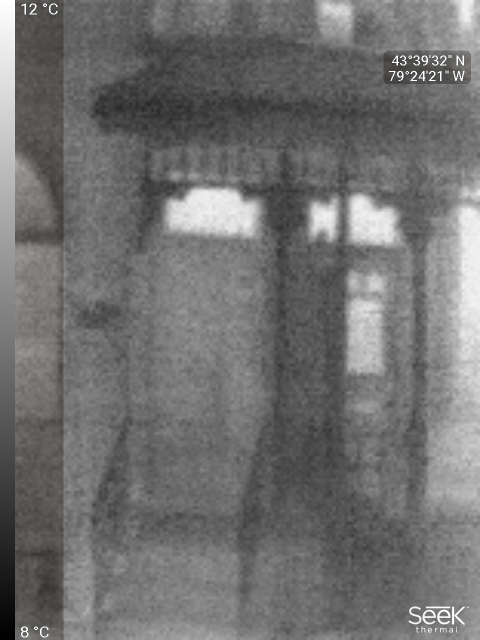
#> input picture dataset/images/raw_images/img_thermal_1519937438602.jpg, 960 x 1280 px (shown at 1/2 size); its folder holds only this picture in this run
$ python process.py
#> lines starting #> are read from the running program, lines starting #| are printed output that depends on the picture
### dataset_processing/crop.py
def crop_scale(image):
    return image[:, 127:]
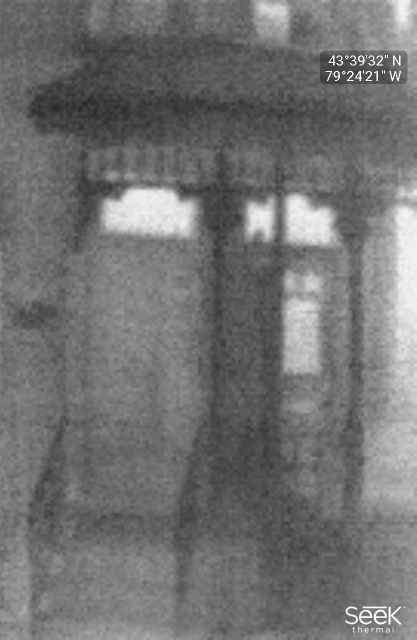
#> returned value: shape (1280, 833) (shown at 1/2 size); min 33, max 255, mean 113.8


def crop_seek_logo(image):
    return image[:-74, :]
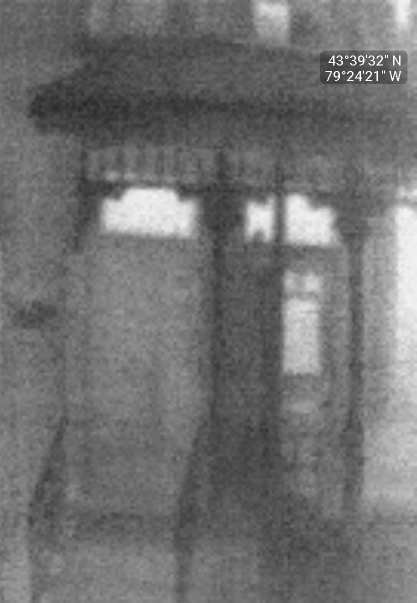
#> returned value: shape (1206, 833) (shown at 1/2 size); min 33, max 255, mean 113


def crop_location(image):
    return image[168:, :]
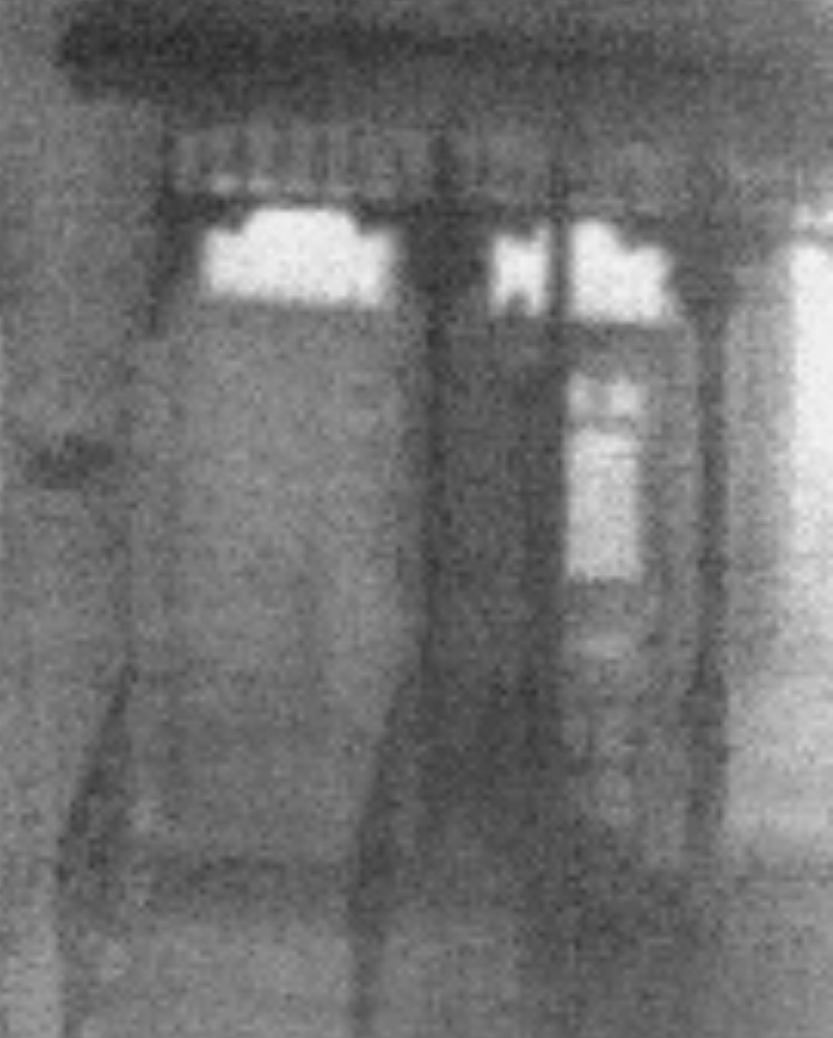
#> returned value: shape (1038, 833); min 33, max 244, mean 113.8

### dataset_processing/resize.py
import cv2


def is_landscape(image):
    dimensions = image.shape
#> dimensions = (1038, 833)
    return dimensions[0] > dimensions[1]


def resize(image):
    if is_landscape(image):
        return cv2.resize(image, (156, 208))
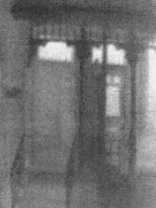
#> returned value: shape (208, 156); min 41, max 242, mean 113.7
    else:
        return cv2.resize(image, (208, 156))

### dataset_processing/parameters.py
import numpy as np

class Parameters:
    def __init__(self):
        self.SCALE_LEFT = 34
        self.SCALE_RIGHT = 127
        self.HIGH_BOT = 32
        self.LOW_TOP = 1249
        self.numbers = '-0123456789'

        self.WIDTH = 960
        self.HEIGHT = 1280

### dataset_processing/process.py
import argparse
import cv2
import numpy as np
import os
import pytesseract
import parameters
import helpers
from PIL import Image
from matplotlib import pyplot as plt

# Import modules in the local directory
from crop import crop_scale, crop_seek_logo, crop_location
from resize import resize, is_landscape

def string_to_int(string):
    for idx in range(len(string)):
        if string[idx] not in "-0123456789":
            return int(string[:idx])
    return int(string)

def main(args):
    pa = parameters.Parameters()
    # Double check that the directory exists
    directory = args["input_path"]
    if not os.path.isdir(directory):
        print("Please specify a valid path to your data set")
        return

    # Iterate through all files in the specified directory
    files_to_process = [f for f in os.listdir(directory)]
    for file_name in files_to_process:
        full_path = os.path.join(directory, file_name)
        image = cv2.imread(full_path, 0)
        print("Processing", file_name)
        #image = helpers.bilateral_filter(image,9,150,150)
        image_dict = {}
        if args["convert_to_temp"]:
            image_dict["low"],image_dict["high"] = helpers.read_scale(image,pa)
        if args["filter_scale"]:
            # TODO(charlie): implement
            pass
        else:
            image = crop_scale(image)

        if args["filter_seek_logo"]:
            # TODO(charlie): implement
            pass
        else:
            image = crop_seek_logo(image)

        if args["filter_location"]:
            # TODO(charlie): implement
            pass
        else:
            image = crop_location(image)

        image = resize(image)
        if args["convert_to_temp"]:
            abs_image = helpers.grayscale_to_temp(image,image_dict["low"],image_dict["high"])
            np.save(os.path.join(args["output_path"], file_name.split(".")[0]), abs_image)
        else:
            cv2.imwrite(os.path.join(args["output_path"], file_name), image)


parser = argparse.ArgumentParser()
parser.add_argument("--input_path", type=str,
                    default="../dataset/images/raw_images")
parser.add_argument("--output_path", type=str,
                    default="../dataset/images/processed_images")
parser.add_argument("--filter_scale",
                    help="Default is crop. Otherwise use advanced techniques \
                    to process the left side which has scaling information",
                    action="store_true")
parser.add_argument("--filter_seek_logo",
                    help="Default is crop. Otherwise use advanced techniques \
                    to process the seek logo on the bottom right side",
                    action="store_true")
parser.add_argument("--filter_location",
                    help="Default is crop. Otherwise use advanced techniques \
                    to process the top right side which has GPS data",
                    action="store_true")
parser.add_argument("--convert_to_temp",
                    help="Store a numpy array of floats with the values as \
                    degrees celcius",
                    action="store_true")

args = vars(parser.parse_args())
main(args)

$ run again, on dataset/images/raw_images/img_thermal_1520017121503.jpg
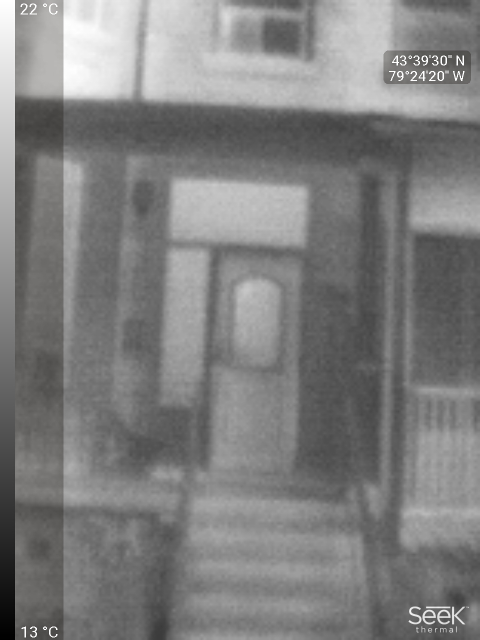
#> input picture dataset/images/raw_images/img_thermal_1520017121503.jpg, 960 x 1280 px (shown at 1/2 size)
#> in crop_location, `return image[168:, :]`:
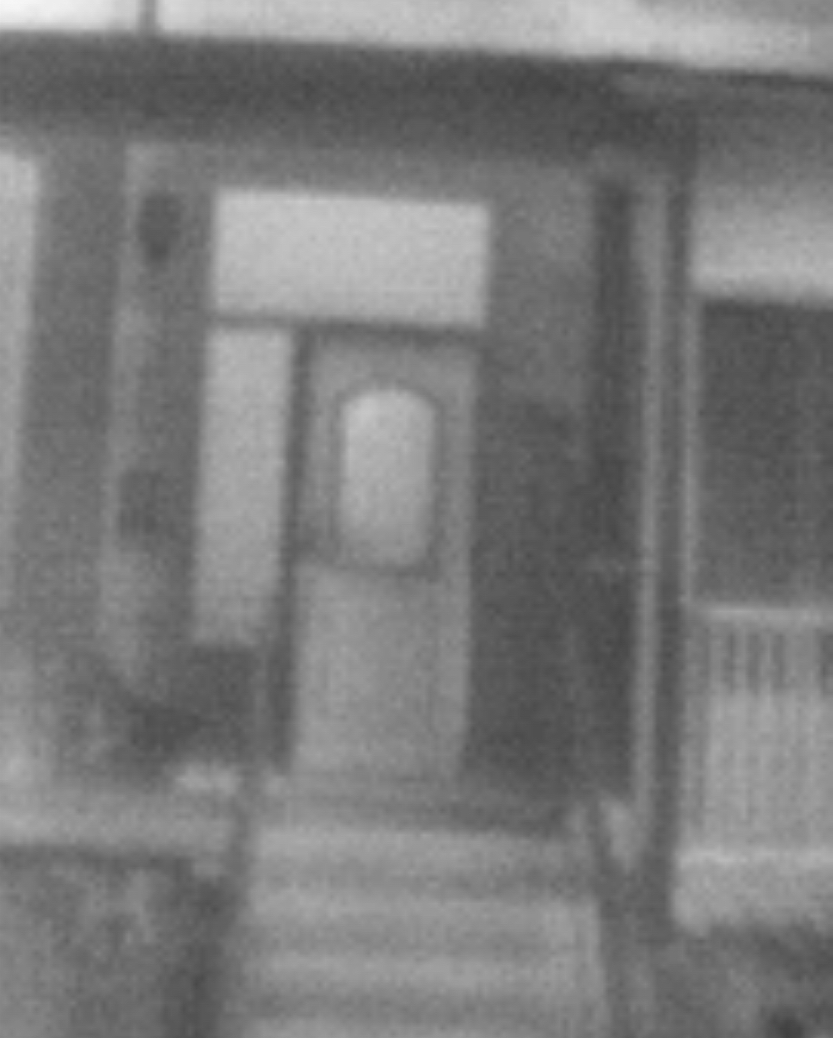
#> returned value: shape (1038, 833); min 62, max 248, mean 122.4
#> in resize, `return cv2.resize(image, (156, 208))`:
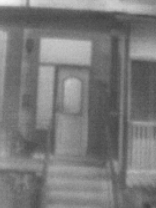
#> returned value: shape (208, 156); min 63, max 247, mean 122.3

$ run again, on dataset/images/raw_images/img_thermal_1520032285607.jpg
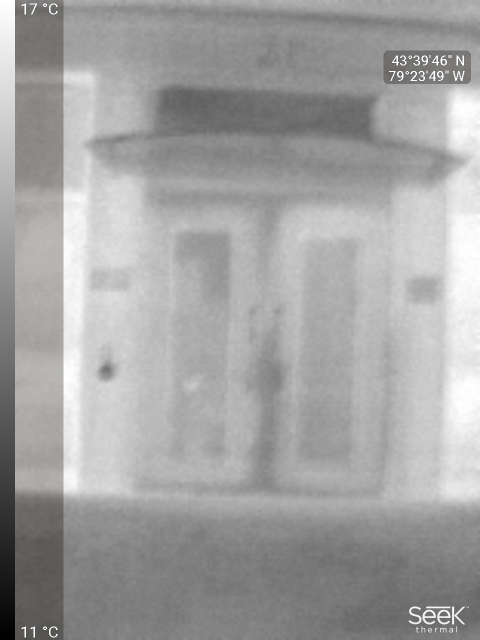
#> input picture dataset/images/raw_images/img_thermal_1520032285607.jpg, 960 x 1280 px (shown at 1/2 size)
#> in crop_location, `return image[168:, :]`:
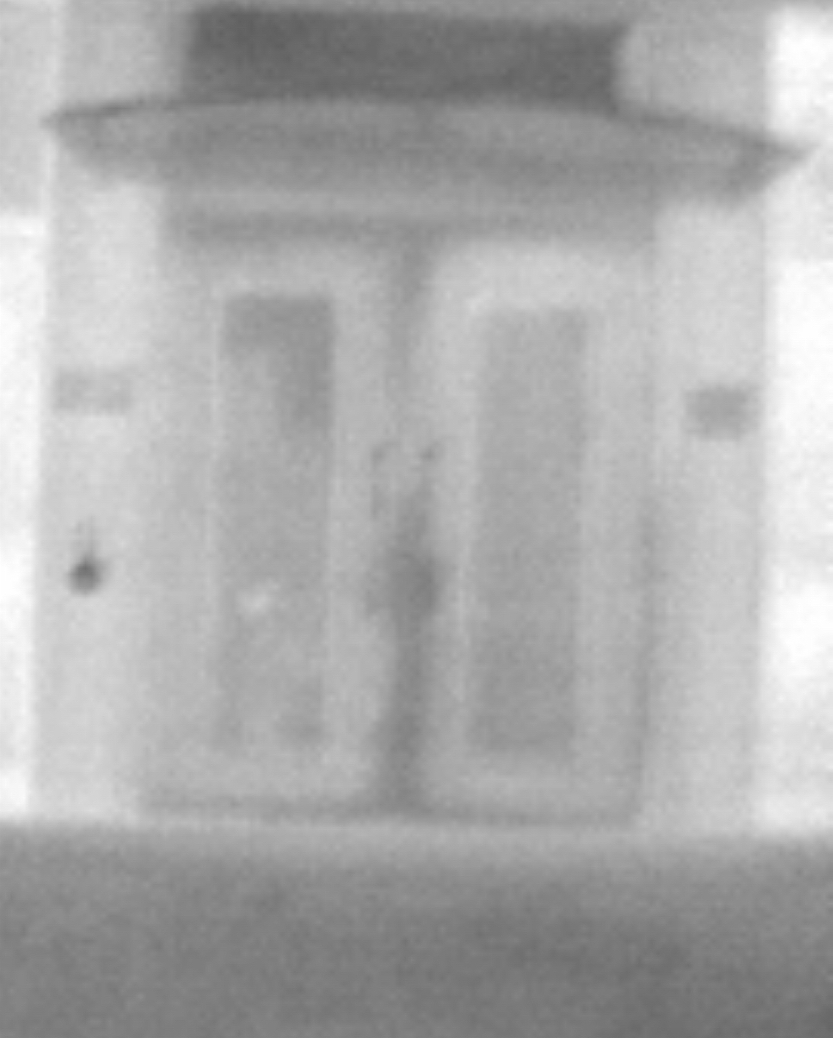
#> returned value: shape (1038, 833); min 95, max 255, mean 171.4
#> in resize, `return cv2.resize(image, (156, 208))`:
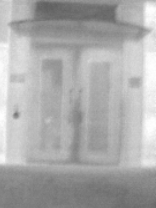
#> returned value: shape (208, 156); min 96, max 255, mean 171.3

$ run again, on dataset/images/raw_images/img_thermal_1520044183014.jpg
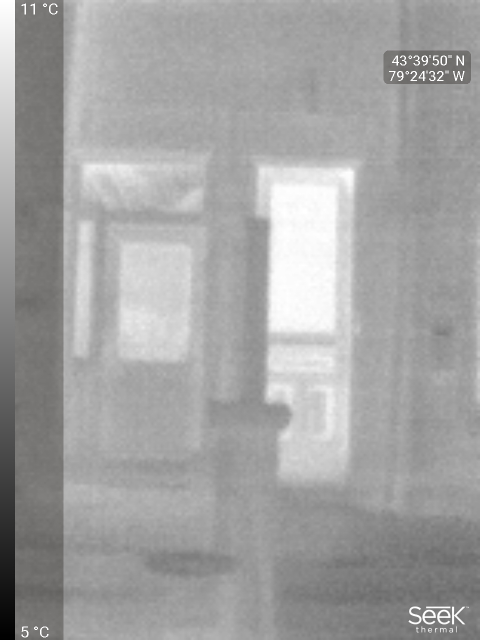
#> input picture dataset/images/raw_images/img_thermal_1520044183014.jpg, 960 x 1280 px (shown at 1/2 size)
#> in crop_location, `return image[168:, :]`:
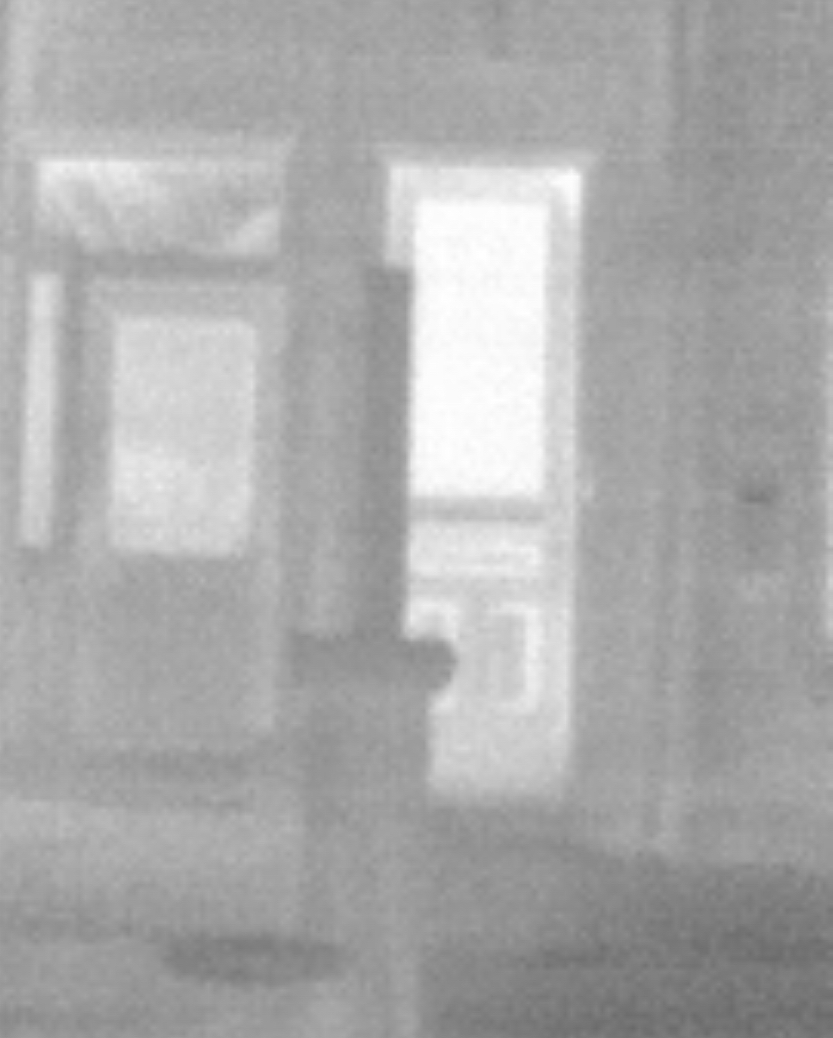
#> returned value: shape (1038, 833); min 104, max 255, mean 171.2
#> in resize, `return cv2.resize(image, (156, 208))`:
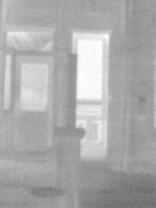
#> returned value: shape (208, 156); min 106, max 255, mean 171.1

$ run again, on dataset/images/raw_images/img_thermal_1520016973685.jpg
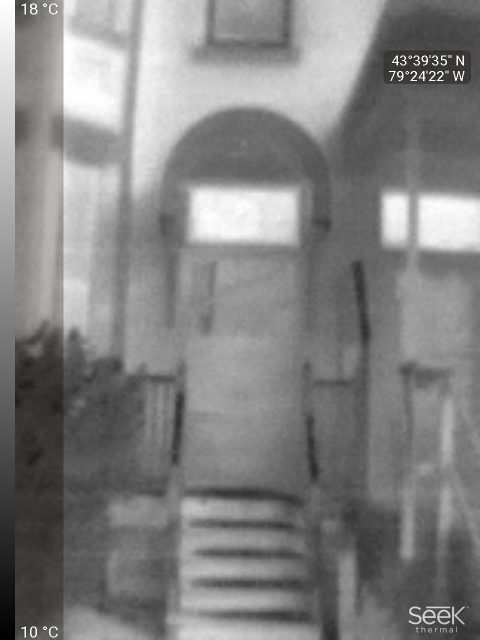
#> input picture dataset/images/raw_images/img_thermal_1520016973685.jpg, 960 x 1280 px (shown at 1/2 size)
#> in resize, `return cv2.resize(image, (156, 208))`:
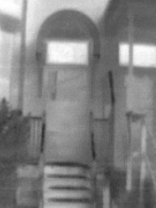
#> returned value: shape (208, 156); min 45, max 255, mean 129.3
